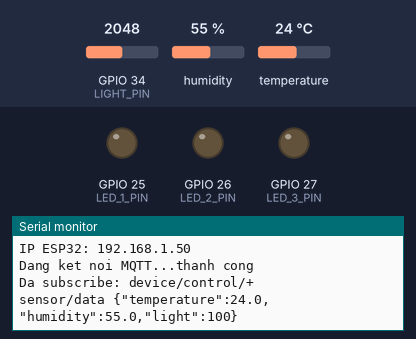
Recording of a sketch running on a simulated ESP32. On the bench: output pins drawn as LEDs (lit = HIGH), the last lines printed to the serial monitor. The test bench sets the inputs (shaded band); at power-on: GPIO 34 (LIGHT_PIN) = 2048, humidity 55 %, temperature 24 °C (analog values on the 0–4095 scale). WiFi joins after 1.5 s; servers stay silent unless stated; no MQTT or app messages arrive unless stated.

Above: at 2.7 s.
2.8 s: GPIO 34 (LIGHT_PIN) set to 3
At 4.2 s:
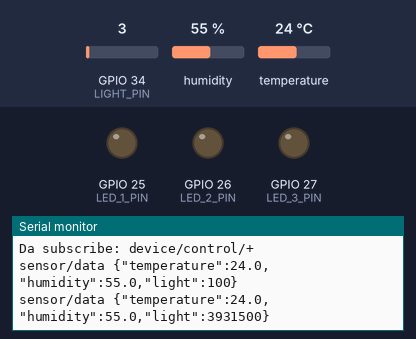
4.3 s: GPIO 34 (LIGHT_PIN) set to 0
At 6.8 s:
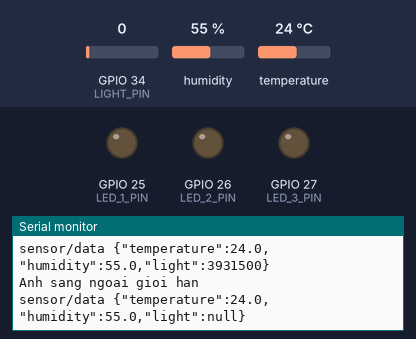

Measured:
- the behaviour switches between 2 and 1 on GPIO 34 (LIGHT_PIN) (found by bisection; images 1 and 2)
- after the input at 2.8 s, the serial monitor: prints a new line after 1.2 s (image 1)
- after the input at 4.3 s, the serial monitor: prints a new line after 1.7 s (image 2)

The sketch:

esp32_iot_current.ino
```cpp
#include <WiFi.h>
#include <PubSubClient.h>
#include <DHT.h>
#include <math.h>

#define DHT_PIN 4
#define DHT_TYPE DHT11
#define LIGHT_PIN 34
#define LED_1_PIN 25
#define LED_2_PIN 26
#define LED_3_PIN 27

const char* WIFI_NAME = "YOUR_WIFI_SSID";
const char* WIFI_PASSWORD = "YOUR_WIFI_PASSWORD";

const char* MQTT_SERVER = "YOUR_BROKER_LAN_IP";
const int MQTT_PORT = 2005;

const char* MQTT_USERNAME = "YOUR_MQTT_USERNAME";
const char* MQTT_PASSWORD = "YOUR_MQTT_PASSWORD";

const char* SENSOR_TOPIC = "sensor/data";
const char* CONTROL_TOPIC = "device/control/+";
const char* STATUS_TOPIC = "device/status";

DHT dht(DHT_PIN, DHT_TYPE);
WiFiClient wifiClient;
PubSubClient mqttClient(wifiClient);

// Gui sensor moi 2 giay
unsigned long previousTime = 0;
const unsigned long INTERVAL = 2000;

// ==========================
// KET NOI WIFI
// ==========================
void connectWiFi() {
  WiFi.mode(WIFI_STA);
  WiFi.begin(WIFI_NAME, WIFI_PASSWORD);

  Serial.print("Dang ket noi WiFi");

  while (WiFi.status() != WL_CONNECTED) {
    delay(500);
    Serial.print(".");
  }

  Serial.println();
  Serial.println("Da ket noi WiFi");

  Serial.print("IP ESP32: ");
  Serial.println(WiFi.localIP());
}

// ==========================
// GUI TRANG THAI THIET BI
// ==========================
void publishDeviceStatus(
  int deviceId,
  const char* status,
  const char* state
) {
  char payload[128];

  snprintf(
    payload,
    sizeof(payload),
    "{\"deviceId\":%d,\"status\":\"%s\",\"state\":\"%s\"}",
    deviceId,
    status,
    state
  );

  if (mqttClient.publish(STATUS_TOPIC, payload)) {
    Serial.print("device/status ");
    Serial.println(payload);
  } else {
    Serial.println("Publish device/status that bai");
  }
}

// ==========================
// NHAN LENH MQTT
// ==========================
void mqttCallback(
  char* topic,
  byte* payload,
  unsigned int length
) {
  String topicName = String(topic);
  String message = "";

  for (unsigned int i = 0; i < length; i++) {
    message += (char)payload[i];
  }

  message.trim();
  message.toUpperCase();

  Serial.print("Nhan topic: ");
  Serial.println(topicName);

  Serial.print("Nhan payload: ");
  Serial.println(message);

  // ======================
  // DIEU KHIEN CA 3 DEN
  // ======================
  if (topicName == "device/control/all") {
    bool turnOn;

    if (message.indexOf("OFF") >= 0) {
      turnOn = false;
    }
    else if (message.indexOf("ON") >= 0) {
      turnOn = true;
    }
    else {
      Serial.println("Lenh khong hop le");

      publishDeviceStatus(1, "FAILED", "UNKNOWN");
      publishDeviceStatus(2, "FAILED", "UNKNOWN");
      publishDeviceStatus(3, "FAILED", "UNKNOWN");

      return;
    }

    digitalWrite(
      LED_1_PIN,
      turnOn ? HIGH : LOW
    );

    digitalWrite(
      LED_2_PIN,
      turnOn ? HIGH : LOW
    );

    digitalWrite(
      LED_3_PIN,
      turnOn ? HIGH : LOW
    );

    const char* state =
      turnOn ? "ON" : "OFF";

    publishDeviceStatus(
      1,
      "SUCCESS",
      state
    );

    publishDeviceStatus(
      2,
      "SUCCESS",
      state
    );

    publishDeviceStatus(
      3,
      "SUCCESS",
      state
    );

    if (turnOn) {
      Serial.println("Da bat ca 3 den");
    } else {
      Serial.println("Da tat ca 3 den");
    }

    return;
  }

  // ======================
  // DIEU KHIEN TUNG DEN
  // ======================
  int deviceId;
  int ledPin;

  if (topicName == "device/control/1") {
    deviceId = 1;
    ledPin = LED_1_PIN;
  }
  else if (topicName == "device/control/2") {
    deviceId = 2;
    ledPin = LED_2_PIN;
  }
  else if (topicName == "device/control/3") {
    deviceId = 3;
    ledPin = LED_3_PIN;
  }
  else {
    Serial.println(
      "Topic dieu khien khong hop le"
    );
    return;
  }

  // ======================
  // LENH OFF
  // ======================
  if (message.indexOf("OFF") >= 0) {
    digitalWrite(ledPin, LOW);

    Serial.print("Da tat LED ");
    Serial.println(deviceId);

    publishDeviceStatus(
      deviceId,
      "SUCCESS",
      "OFF"
    );
  }

  // ======================
  // LENH ON
  // ======================
  else if (message.indexOf("ON") >= 0) {
    digitalWrite(ledPin, HIGH);

    Serial.print("Da bat LED ");
    Serial.println(deviceId);

    publishDeviceStatus(
      deviceId,
      "SUCCESS",
      "ON"
    );
  }

  // ======================
  // LENH SAI
  // ======================
  else {
    Serial.println("Lenh khong hop le");

    publishDeviceStatus(
      deviceId,
      "FAILED",
      "UNKNOWN"
    );
  }
}

// ==========================
// KET NOI MQTT
// ==========================
void connectMQTT() {
  while (!mqttClient.connected()) {
    Serial.print("Dang ket noi MQTT...");

    String clientId = "esp32-smart-home-";

    clientId += String(
      (uint32_t)ESP.getEfuseMac(),
      HEX
    );

    if (
      mqttClient.connect(
        clientId.c_str(),
        MQTT_USERNAME,
        MQTT_PASSWORD
      )
    ) {
      Serial.println("thanh cong");

      if (
        mqttClient.subscribe(
          CONTROL_TOPIC,
          1
        )
      ) {
        Serial.print(
          "Da subscribe: "
        );

        Serial.println(
          CONTROL_TOPIC
        );
      } else {
        Serial.println(
          "Subscribe that bai"
        );
      }

    } else {
      Serial.print(
        "That bai, ma loi = "
      );

      Serial.println(
        mqttClient.state()
      );

      delay(2000);
    }
  }
}

// ==========================
// DOC LUX UOC TINH
// ==========================
float readEstimatedLux() {
  const float VCC = 3.3f;
  const float R_FIXED = 10000.0f;

  const float R_AT_10_LUX =
    50000.0f;

  const float GAMMA = 0.7f;

  int adc =
    analogRead(LIGHT_PIN);

  float voltage =
    analogReadMilliVolts(
      LIGHT_PIN
    ) / 1000.0f;

  // Ngoai gioi han ADC
  if (
    adc <= 0 ||
    adc >= 4095 ||
    voltage <= 0.0f ||
    voltage >= VCC
  ) {
    return NAN;
  }

  // Tinh dien tro LDR
  float resistance =
    R_FIXED * voltage /
    (VCC - voltage);

  // Lux uoc tinh
  float lux =
    10.0f *
    powf(
      R_AT_10_LUX / resistance,
      1.0f / GAMMA
    );

  return lux;
}

// ==========================
// GUI DU LIEU CAM BIEN
// ==========================
void publishSensorData() {
  float temperature =
    dht.readTemperature();

  float humidity =
    dht.readHumidity();

  float light =
    readEstimatedLux();

  // Kiem tra DHT
  if (
    isnan(temperature) ||
    isnan(humidity)
  ) {
    Serial.println(
      "Khong doc duoc DHT11"
    );
    return;
  }

  char lightText[32];

  if (!isfinite(light)) {
    snprintf(
      lightText,
      sizeof(lightText),
      "null"
    );

    Serial.println(
      "Anh sang ngoai gioi han"
    );
  } else {
    snprintf(
      lightText,
      sizeof(lightText),
      "%.0f",
      light
    );
  }

  // Tao JSON
  char payload[128];

  snprintf(
    payload,
    sizeof(payload),
    "{\"temperature\":%.1f,\"humidity\":%.1f,\"light\":%s}",
    temperature,
    humidity,
    lightText
  );

  // Publish
  if (
    mqttClient.publish(
      SENSOR_TOPIC,
      payload
    )
  ) {
    Serial.print(
      "sensor/data "
    );

    Serial.println(
      payload
    );
  } else {
    Serial.println(
      "Publish sensor/data that bai"
    );
  }
}

// ==========================
// SETUP
// ==========================
void setup() {
  Serial.begin(115200);

  dht.begin();

  pinMode(
    LIGHT_PIN,
    INPUT
  );

  pinMode(
    LED_1_PIN,
    OUTPUT
  );

  pinMode(
    LED_2_PIN,
    OUTPUT
  );

  pinMode(
    LED_3_PIN,
    OUTPUT
  );

  // Ban dau tat 3 den
  digitalWrite(
    LED_1_PIN,
    LOW
  );

  digitalWrite(
    LED_2_PIN,
    LOW
  );

  digitalWrite(
    LED_3_PIN,
    LOW
  );

  // ADC ESP32
  analogReadResolution(12);

  analogSetPinAttenuation(
    LIGHT_PIN,
    ADC_11db
  );

  // Ket noi
  connectWiFi();

  mqttClient.setServer(
    MQTT_SERVER,
    MQTT_PORT
  );

  mqttClient.setCallback(
    mqttCallback
  );
}

// ==========================
// LOOP
// ==========================
void loop() {
  if (
    WiFi.status() != WL_CONNECTED
  ) {
    connectWiFi();
  }

  if (
    !mqttClient.connected()
  ) {
    connectMQTT();
  }

  // Duy tri MQTT
  mqttClient.loop();

  // Gui sensor moi 2 giay
  unsigned long currentTime =
    millis();

  if (
    currentTime - previousTime
    >= INTERVAL
  ) {
    previousTime =
      currentTime;

    publishSensorData();
  }
}
```
